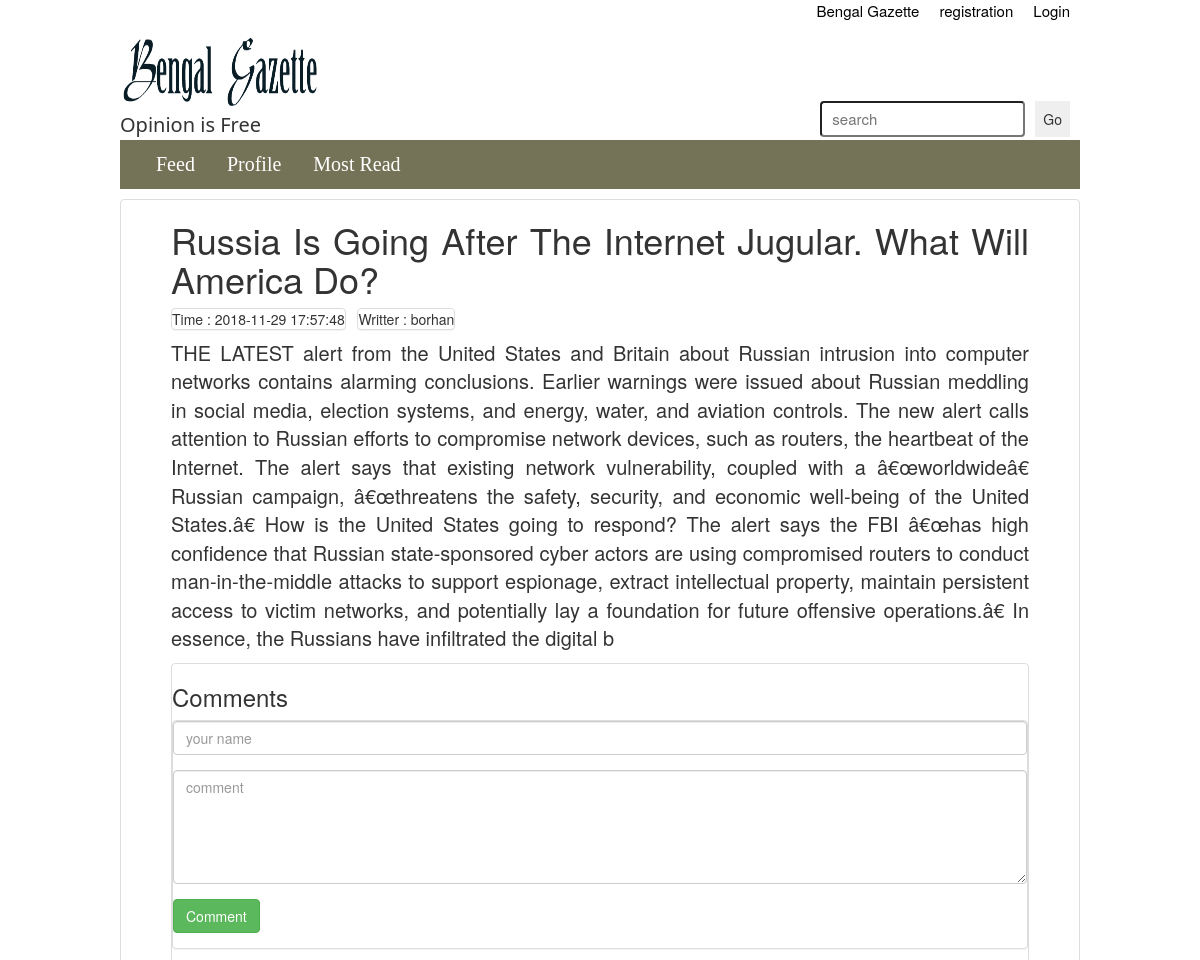
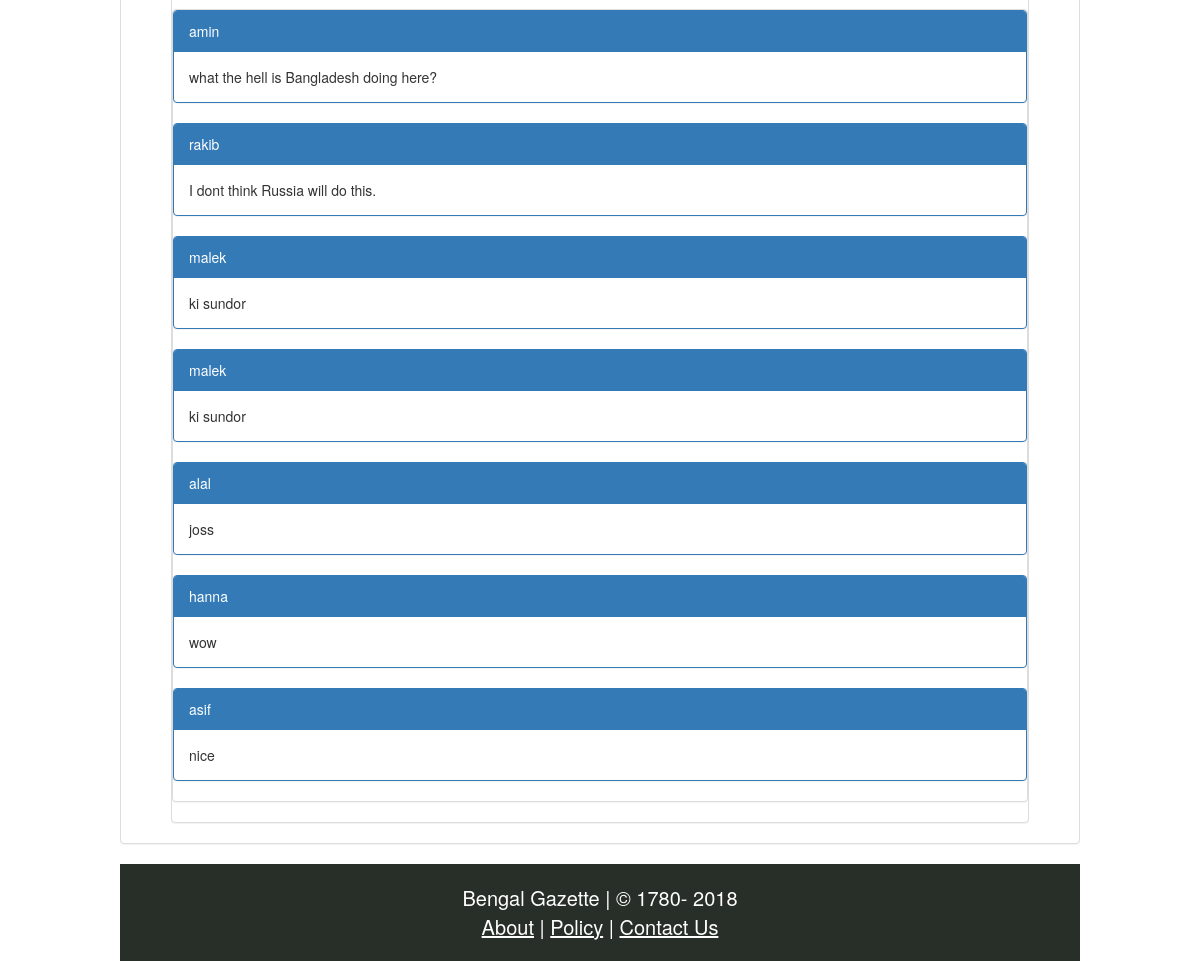
The page /Opinion/opinion.php?q=9008 on the database its author committed (2 pictures, top to bottom).
### tables this page shows
CREATE TABLE `news` (
  `newsID` int(10) NOT NULL,
  `headline` varchar(100) NOT NULL,
  `description` varchar(10000) NOT NULL,
  `writterID` int(10) NOT NULL,
  `categoryID` int(10) NOT NULL,
  `popularity` int(5) NOT NULL DEFAULT '0',
  `written_at` timestamp NOT NULL DEFAULT CURRENT_TIMESTAMP ON UPDATE CURRENT_TIMESTAMP,
  `deleted_at` timestamp NULL DEFAULT '0000-00-00 00:00:00'
);

CREATE TABLE `users` (
  `userID` int(10) NOT NULL,
  `userName` varchar(30) NOT NULL,
  `password` varchar(100) NOT NULL,
  `firstName` varchar(30) NOT NULL,
  `lastName` varchar(30) NOT NULL,
  `gender` varchar(5) NOT NULL,
  `email` varchar(30) NOT NULL,
  `dateOfBirth` date NOT NULL,
  `role` varchar(20) NOT NULL,
  `joined_at` timestamp NOT NULL DEFAULT CURRENT_TIMESTAMP ON UPDATE CURRENT_TIMESTAMP,
  `deleted_at` timestamp NULL DEFAULT '0000-00-00 00:00:00'
);

CREATE TABLE `comments` (
  `commentID` int(10) NOT NULL,
  `newsID` int(10) NOT NULL,
  `commenter` varchar(100) NOT NULL,
  `comment` varchar(300) NOT NULL,
  `comment_time` timestamp NOT NULL DEFAULT CURRENT_TIMESTAMP ON UPDATE CURRENT_TIMESTAMP,
  `deleted_at` timestamp NULL DEFAULT '0000-00-00 00:00:00'
);

### Opinion/opinion.php (the view, shortened to what this page needs)
<?php
	if (isset($_GET["q"])) {
		$q = $_GET["q"];
		$conn = DB_START();
		$sql = "SELECT * FROM news WHERE newsID = $q";
		$result = mysqli_query ($conn, $sql);
		$opinion = mysqli_fetch_assoc($result);
		$popularity = $opinion["popularity"];
		$popularity = $popularity+1;
		$sql = "UPDATE `news` SET `popularity` = ".$popularity." WHERE `news`.`newsID` = ".$opinion['newsID'].";";
		mysqli_query($conn, $sql);
		$sql1 = "SELECT userName FROM users WHERE userID = ".$opinion['writterID'];
		$us = mysqli_query($conn, $sql1);
		$user = mysqli_fetch_assoc($us);
		$sql1 = "SELECT * FROM comments WHERE newsID = ".$q." AND deleted_at IS NULL ORDER BY commentID DESC";
		$comment_list = mysqli_query($conn, $sql1);
?>
<!DOCTYPE html>
<html>
<head>
	<link rel="stylesheet" type="text/css" href="../CSS/opinionindex.css">
	<link rel="stylesheet" type="text/css" href="../CSS/css/bootstrap.css">
</head>
<body>
	<div id="main_div">
		<div>
			<ul>
				<li class="login_reg"><a class="log_reg_btn" href="login.php">Login</a></li>
				<li class="login_reg"><a class="log_reg_btn" href="signup.php">registration</a></li>
				<li class="login_reg"><a class="log_reg_btn" href="/BenGaz/index.php">Bengal Gazette</a></li>
			</ul>
		</div>
		<div id="top_logo">
			<a href="index.php"><img src="../IMG/BengalGazetteLogo.png" width="200px" height="80px"></a>
			<div style="float:right;">
				<input id="search_btn" style="float: right" type="submit" name="searchbtn" value="Go" onclick="alert('Coming soon...')">
				<input id="search_box" type="text" name="searchBox" placeholder="search">
			</div>
			<p style="font-family:'Segoe UI';font-size: 20px;margin: 0px;">Opinion is Free</p>
		</div>
		<div id="menubar">
			<ul id="menubar_ul">
				<li class="bar_item"><a class="bar_btn" href="index.php">Feed</a></li>
	  			<li class="bar_item"><a class="bar_btn" href="profile.php">Profile</a></li>
			  	<li class="bar_item"><a class="bar_btn" href="#contact">Most Read</a></li>
			</ul>
		</div>
		<div class="panel panel-default" style="padding: 0px 50px;text-align: justify;">
			<h1> <?php echo($opinion["headline"]); ?></h1>
			<p>
				<span class=" panel panel-default">Time : <?php echo($opinion["written_at"]); ?></span>&nbsp;&nbsp;&nbsp;<span class=" panel panel-default">Writter : <?php echo($user["userName"]); ?></span>
			</p>
			<p style="font-size: 20px;"><?php echo($opinion["description"]); ?></p>
			<div class="panel panel-default">
				<h3>Comments</h3>
				<div class="panel panel-default">
					<form method="post" action="">
						<div class="form-group">
							<input type="text" class="form-control" name="commenter" placeholder="your name">
						</div>
						<div class="form-group">
	      					<textarea class="form-control" rows="5" name="comment" placeholder="comment"></textarea>
	    				</div>
	    				<div class="form-group">
	    					<input type="submit" class="btn btn-success" name="submit" value="Comment">
	    				</div>
	    			</form>
				</div>
				<div class="panel panel-default">
				<?php
					while ($cmt = mysqli_fetch_array($comment_list)) {
					echo '
						<div class="panel panel-primary">
							<div class="panel-heading">'.$cmt["commenter"].'</div>
							<div class="panel-body">'.$cmt["comment"].'</div>
						</div>';
					}
				?>
				</div>
			</div>
		</div>
		<div id="footer">
			<p>Bengal Gazette | &copy 1780- <?php echo date("Y"); ?><br>
				<a class="footer_links" href="../about.php">About</a> |
				<a class="footer_links" href="../policy.php">Policy</a> |
				<a class="footer_links" href="../contact.php">Contact Us</a>
			</p>
		</div>
	</div>
</body>
</html>
<?php
	}
	else {
		header("location: index.php");
	}
?>

### CSS/opinionindex.css (style rules this page uses)
body { background-color: #efefef; width:100%; margin:0; padding: 0; }
#main_div { width: 80%; margin: auto; }
ul { list-style-type: none; margin: 0; padding: 0; overflow: hidden; }
a { text-decoration: none; }
.login_reg { float: right; display: block; text-align: center; margin: 0px; padding: 0px; }
.log_reg_btn { padding: 3px 10px; font-size: 15px; color: #000000; }
#top_logo { background-color: #ffffff; padding: 0px; margin: 0px; }
#menubar { background-color: #757357; position: sticky; top: 0; }
#menubar_ul { padding: 10px 20px;size: 100%; }
.bar_item { float: left; display: block; text-align: center; }
.bar_btn { padding: 20px 16px; color: white; font-family:Verdana; font-size: 20px; }
#search_box { float:right; font-size: 15px; padding: 5px 10px; border-radius: 4px; margin-top: 70px; margin-right: 10px; }
#search_btn { border:none; margin-top: 70px; margin-right: 10px; padding: 8px 8px; cursor: pointer; }
#footer { width: 100%; padding: 20px 0px; font-size: 20px; color: #ffffff; background-color: #282E28; text-align: center; clear: both; display: block; }
#footer p { margin: 0px; }
.footer_links { text-decoration: underline; color: white; }

### rows shown on the page
news: headline "Russia Is Going After The Internet Jugular. What Will America Do?", written_at "2018-11-29 17:57:48", description "THE LATEST alert from the United States and Britain about Russian intrusion into computer networks contains alarming conclusions. Earlier warnings were issued about Russian meddling in social media, election systems, and energy, water, and aviation controls. The new alert calls attention to Russian efforts to compromise network devices, such as routers, the heartbeat of the Internet. The alert says that existing network vulnerability, coupled with a â€œworldwideâ€ Russian campaign, â€œthreatens the safety, security, and economic well-being of the United States.â€ How is the United States going to respond? The alert says the FBI â€œhas high confidence that Russian state-sponsored cyber…"
users: userName "borhan"
comments: commenter "amin", comment "what the hell is Bangladesh doing here?"
comments: commenter "rakib", comment "I dont think Russia will do this."
comments: commenter "malek", comment "ki sundor"
comments: commenter "malek", comment "ki sundor"
comments: commenter "alal", comment "joss"
comments: commenter "hanna", comment "wow"
comments: commenter "asif", comment "nice"
